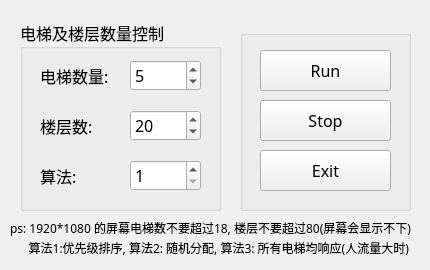
<?xml version="1.0" encoding="UTF-8"?>
<ui version="4.0">
 <class>MainWindow</class>
 <widget class="QMainWindow" name="MainWindow">
  <property name="geometry">
   <rect>
    <x>0</x>
    <y>0</y>
    <width>430</width>
    <height>270</height>
   </rect>
  </property>
  <property name="minimumSize">
   <size>
    <width>430</width>
    <height>270</height>
   </size>
  </property>
  <property name="maximumSize">
   <size>
    <width>430</width>
    <height>270</height>
   </size>
  </property>
  <property name="font">
   <font>
    <family>思源黑体</family>
    <pointsize>12</pointsize>
   </font>
  </property>
  <property name="windowTitle">
   <string>电梯模拟程序 by.1751130</string>
  </property>
  <property name="windowOpacity">
   <double>1.000000000000000</double>
  </property>
  <widget class="QWidget" name="centralWidget">
   <widget class="QGroupBox" name="groupBox">
    <property name="geometry">
     <rect>
      <x>20</x>
      <y>20</y>
      <width>201</width>
      <height>191</height>
     </rect>
    </property>
    <property name="font">
     <font>
      <family>思源黑体</family>
      <pointsize>12</pointsize>
     </font>
    </property>
    <property name="title">
     <string>电梯及楼层数量控制</string>
    </property>
    <widget class="QSpinBox" name="spinBox_elevator">
     <property name="geometry">
      <rect>
       <x>110</x>
       <y>40</y>
       <width>71</width>
       <height>31</height>
      </rect>
     </property>
     <property name="minimum">
      <number>1</number>
     </property>
     <property name="value">
      <number>5</number>
     </property>
    </widget>
    <widget class="QLabel" name="label_elevator">
     <property name="geometry">
      <rect>
       <x>20</x>
       <y>40</y>
       <width>71</width>
       <height>31</height>
      </rect>
     </property>
     <property name="text">
      <string>电梯数量: </string>
     </property>
    </widget>
    <widget class="QLabel" name="label_floor">
     <property name="geometry">
      <rect>
       <x>20</x>
       <y>90</y>
       <width>61</width>
       <height>31</height>
      </rect>
     </property>
     <property name="text">
      <string>楼层数:</string>
     </property>
    </widget>
    <widget class="QSpinBox" name="spinBox_floor">
     <property name="geometry">
      <rect>
       <x>110</x>
       <y>90</y>
       <width>71</width>
       <height>31</height>
      </rect>
     </property>
     <property name="minimum">
      <number>5</number>
     </property>
     <property name="maximum">
      <number>99</number>
     </property>
     <property name="value">
      <number>20</number>
     </property>
    </widget>
    <widget class="QLabel" name="label_floor_2">
     <property name="geometry">
      <rect>
       <x>20</x>
       <y>140</y>
       <width>61</width>
       <height>31</height>
      </rect>
     </property>
     <property name="text">
      <string>算法:</string>
     </property>
    </widget>
    <widget class="QSpinBox" name="spinBox_alg">
     <property name="geometry">
      <rect>
       <x>110</x>
       <y>140</y>
       <width>71</width>
       <height>31</height>
      </rect>
     </property>
     <property name="minimum">
      <number>1</number>
     </property>
     <property name="maximum">
      <number>3</number>
     </property>
     <property name="singleStep">
      <number>1</number>
     </property>
     <property name="value">
      <number>1</number>
     </property>
    </widget>
   </widget>
   <widget class="QLabel" name="label">
    <property name="geometry">
     <rect>
      <x>10</x>
      <y>220</y>
      <width>411</width>
      <height>16</height>
     </rect>
    </property>
    <property name="font">
     <font>
      <pointsize>9</pointsize>
     </font>
    </property>
    <property name="text">
     <string>ps: 1920*1080 的屏幕电梯数不要超过18, 楼层不要超过80(屏幕会显示不下)</string>
    </property>
   </widget>
   <widget class="QGroupBox" name="groupBox_2">
    <property name="geometry">
     <rect>
      <x>240</x>
      <y>30</y>
      <width>171</width>
      <height>181</height>
     </rect>
    </property>
    <property name="title">
     <string/>
    </property>
    <widget class="QPushButton" name="pushButton_run">
     <property name="geometry">
      <rect>
       <x>20</x>
       <y>20</y>
       <width>131</width>
       <height>41</height>
      </rect>
     </property>
     <property name="text">
      <string>Run</string>
     </property>
    </widget>
    <widget class="QPushButton" name="pushButton_stop">
     <property name="geometry">
      <rect>
       <x>20</x>
       <y>70</y>
       <width>131</width>
       <height>41</height>
      </rect>
     </property>
     <property name="text">
      <string>Stop</string>
     </property>
    </widget>
    <widget class="QPushButton" name="pushButton_exit">
     <property name="geometry">
      <rect>
       <x>20</x>
       <y>120</y>
       <width>131</width>
       <height>41</height>
      </rect>
     </property>
     <property name="text">
      <string>Exit</string>
     </property>
    </widget>
   </widget>
   <widget class="QLabel" name="label_2">
    <property name="geometry">
     <rect>
      <x>10</x>
      <y>240</y>
      <width>401</width>
      <height>16</height>
     </rect>
    </property>
    <property name="font">
     <font>
      <pointsize>9</pointsize>
     </font>
    </property>
    <property name="text">
     <string>      算法1:优先级排序, 算法2: 随机分配, 算法3: 所有电梯均响应(人流量大时)</string>
    </property>
   </widget>
  </widget>
 </widget>
 <layoutdefault spacing="6" margin="11"/>
 <resources/>
 <connections/>
</ui>
